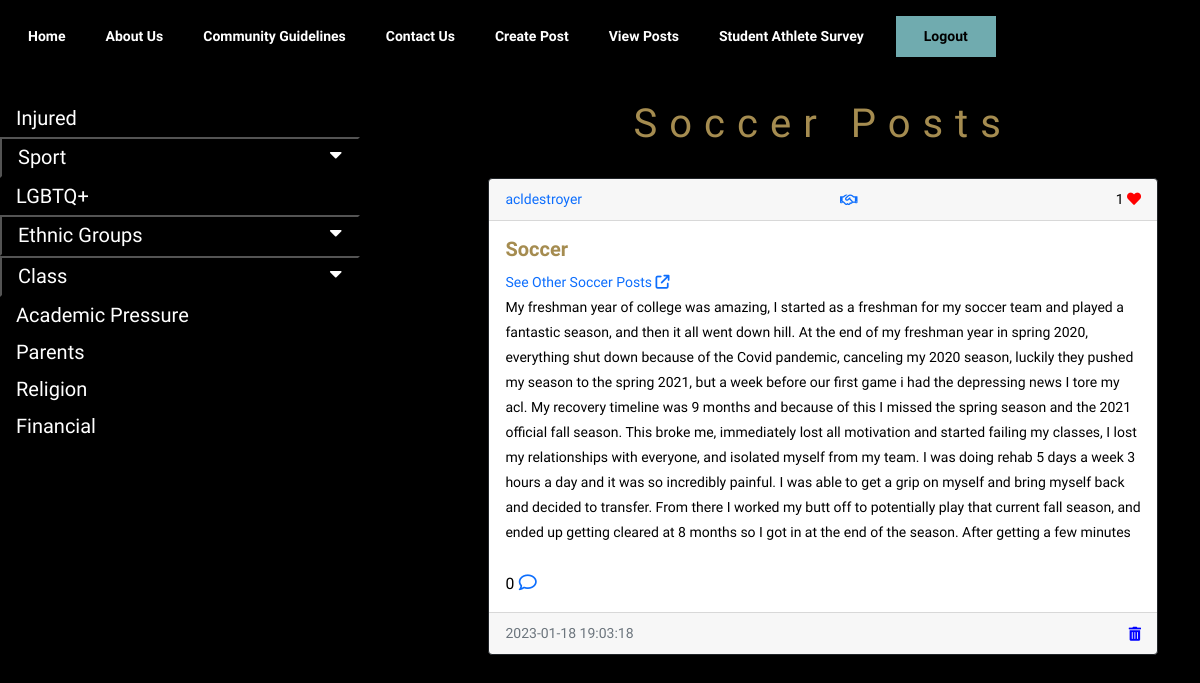
/posts_sorted/Soccer (signed in), run on the app's committed database.
### website/models.py (models this page shows)
class Post(db.Model):
    id = db.Column(db.Integer, primary_key=True)
    text = db.Column(db.Text, nullable=False)
    categ = db.Column(db.Text, nullable=True)
    browser = db.Column(db.String(150), unique=False)
    consent = db.Column(db.String(150), unique=False)
    date_created = db.Column(db.DateTime(timezone=True), default=func.now())
    author = db.Column(db.Integer, db.ForeignKey('user.id', ondelete="CASCADE"), nullable=False)
    comments = db.relationship('Comment', backref='post', passive_deletes=True)
    likes = db.relationship('Like', backref='post', passive_deletes=True)

class User(db.Model, UserMixin):
    id = db.Column(db.Integer, primary_key=True)
    email = db.Column(db.String(150), unique=True)
    username = db.Column(db.String(150), unique=True)
    password = db.Column(db.String(150))
    browser = db.Column(db.String(150))
    consent = db.Column(db.String(150))
    date_created = db.Column(db.DateTime(timezone=True), default=func.now())
    posts = db.relationship('Post', backref='user', passive_deletes=True)
    comments = db.relationship('Comment', backref='user', passive_deletes=True)
    likes = db.relationship('Like', backref='user', passive_deletes=True)

### website/views.py (the view)
@views.route("/posts_sorted/<browser>")
@login_required
def posts_sorted(browser):
    posts = Post.query.filter_by(browser=browser).all()
    if not sorted:
        flash('No user with that username broswer.', category='error')
        return redirect(url_for('views.view_posts'))
    return render_template("posts_sorted.html", user=current_user, posts=posts, browser=browser)

### website/app.py (called while the page is built)
@login_manager.user_loader
def load_user(id):
    return User.query.get(int(id))

### website/templates/posts_sorted.html (shortened to what this page needs)
{% extends "posts_div.html" %} {% block title %}{{browser}} Posts{% endblock %} {% block header
%}{{browser}} Posts {% endblock %}
{% block footer %}
<div class="post" align="center">
    <a class = "back-btn" href="/view_posts">
        <button type="button" class="btn btn-main">
        </button></a>
</div>
{%endblock %}

### website/templates/posts_div.html (shortened to what this page needs)
{% extends "base.html" %} {% block title %}Home{% endblock %} {% block content
%}
<head>
    <link rel="stylesheet" href="https://use.fontawesome.com/releases/v5.6.3/css/all.css">
</head>
<body>
<section class="posts-page">
<div class="sidenav">
  <a href="/posts_sorted/Injured">Injured</a>
  <button class="dropdown-btn">Sport
    <i class="fa fa-caret-down"></i>
  </button>
  <a href="/posts_sorted/lgbtq">LGBTQ+</a>
  <button class="dropdown-btn">Ethnic Groups
    <i class="fa fa-caret-down"></i>
  </button>
  <button class="dropdown-btn">Class
    <i class="fa fa-caret-down"></i>
  </button>
  <a href="/posts_sorted/Academic">Academic Pressure</a>
    <a href="/posts_sorted/Parents">Parents</a>
    <a href="/posts_sorted/Religion">Religion</a>
    <a href="/posts_sorted/Financial">Financial</a>
</div>
<div id="posts">
    <h1 class="posts-header">{% block header %}Posts{% endblock %}</h1>
    {% for post in posts %}
    <div class="card border-dark">
        <div class="card-header d-flex justify-content-between align-items-center">
            <a href="/posts/{{post.user.username}}">{{post.user.username}}</a>
            {% if post.consent == "yes" %}
                <a class="fa-regular fa-handshake"></a>
            {% endif %}
            <div>
                                <link rel="stylesheet" href="https://use.fontawesome.com/releases/v5.13.0/css/all.css">
                <span id="likes-count-{{post.id}}">
        {{ post.likes|length }}</span>
                {% if user.id in post.likes|map(attribute="author")|list %}
                <a
                        class="fas fa-heart"
                        id="like-button-{{post.id}}"
                        onclick="like({{post.id}})"
                ></a>
                {% else %}
                <a
                        class="far fa-heart"
                        id="like-button-{{post.id}}"
                        onclick="like({{post.id}})"
                ></a>
                {% endif %}
            </div>
        </div>
        <div class="card-body">
            <div href="/posts/{{post.browser}}" class="card-title">{{post.browser}}</div>
            <a href="/posts_sorted/{{post.browser}}">See Other {{post.browser}} Posts <i class="fa-solid fa-arrow-up-right-from-square"></i></a>
        <div class="ex1" >{{ post.text }}</div>
            <br/>
            <p class="card-text">
                {% if post.comments|length >= 0 %}
                    <small>{{post.comments|length}}</small>
                <a data-bs-toggle="collapse"
                        class="fa-regular fa-comment"
                        href="#comments-{{post.id}}"
                ></a>
                {% else %}
                <small class="text-muted"> No Comments</small>
                {% endif %}
            </p>
        </div>
        <div class="card-footer text-muted">
            {{post.date_created}}
            {% if user.id == post.author %}
                    <a style="color:blue;"
                        class="fas fa-trash-can"
                        href="/delete-post/{{post.id}}"
                ></a>
            {% endif %}
        </div>
    </div>
        {% endfor %}
    {% block footer %}{% endblock %} {% endblock %}

### website/static/styles/style.css (style rules this page uses)
html, body, { position:fixed; top:0; bottom:0; left:0; right:0; }
body { font-size: 14px; font-weight: 300; line-height: 25px; color: #F0F7F4; font-family: "Quicksand", sans-serif; -webkit-font-smoothing: antialiased; background-color: #000; }
div { display: block; }
a, a:active, a:focus, a:active { text-decoration: none; }
h1, h2, h3, h4, h5, h6 { font-weight: 300; margin: 0px; }
h1 { letter-spacing: 0.3em; font-size: 40px; color: #A58C50; }
p { font-size: 18px; line-height: 25px; }
a { transition: all 0.2s ease-in-out 0s; }
span, small { color: #000; }
.sidenav { padding-top: 100px; position: fixed; width: 30%; height: 100%; top: 0; left: 0; background-color: #000; overflow-x: hidden; }
.sidenav a, .dropdown-btn { padding: 6px 8px 6px 16px; text-decoration: none; font-size: 20px; color: #FFF; display: block; background: none; width: 100%; text-align: left; cursor: pointer; outline: none; }
.fa-caret-down { float: right; padding-right: 8px; }
#posts { padding-top: 100px; width: 100%; float: right !important; }
.border-dark { width: 60%; float: right !important; margin-top: 30px; }
.posts-header { text-align: center; width: 60%; float: right !important; }
.btn { border-radius: 0; }
.btn-main { color: #fff; border-radius: 30px; font-size: 18px; padding: 10px 30px; display: inline-block; box-shadow: 0 5px 10px; background-color: #70ABAF; margin-top: 50px; z-index: 5; margin-bottom: 20px; }
.card-title { color: #A58C50; font-weight: bold; font-size: 20px; }
.card-footer { display: flex; align-items: center!important; justify-content: space-between!important; }
.far, .fas { color: red; }
.ex1 { color: #000; width:100%; max-height:250px; overflow-y:auto; }

### data on the page
Post: browser "Soccer", user.username "acldestroyer", consent "yes" (drawn), likes|length "1", text "My freshman year of college was amazing, I started as a freshman for my soccer team and played a fantastic season, and then it all went down hill. At the end of my freshman year in spring 2020, everything shut down because of the Covid pandemic, canceling my 2020 season, luckily they pushed my season to the spring 2021, but a week before our first game i had the depressing news I tore my acl. My recovery timeline was 9 months and because of this I missed the spring season and the 2021 official fall season. This broke me, immediately lost all motivation and started failing my classes, I lost my relationships with everyone, and isolated myself from my team. I was doing rehab 5 days a week 3…", comments|length "0", date_created "2023-01-18 19:03:18"
